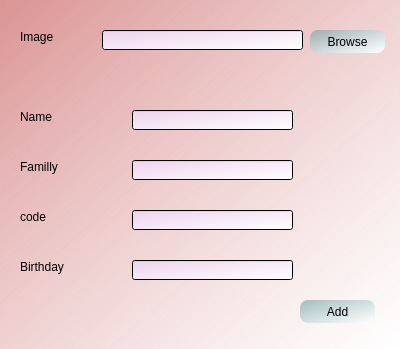
<?xml version="1.0" encoding="UTF-8"?>
<ui version="4.0">
 <class>Dialog</class>
 <widget class="QDialog" name="Dialog">
  <property name="geometry">
   <rect>
    <x>0</x>
    <y>0</y>
    <width>400</width>
    <height>349</height>
   </rect>
  </property>
  <property name="windowTitle">
   <string>Dialog</string>
  </property>
  <property name="styleSheet">
   <string notr="true">background-color: qlineargradient(spread:pad, x1:0, y1:0, x2:1, y2:1, stop:0 rgba(210, 123, 123, 145), stop:1 rgba(255, 255, 255, 255));</string>
  </property>
  <widget class="QLineEdit" name="ln_name">
   <property name="geometry">
    <rect>
     <x>132</x>
     <y>110</y>
     <width>161</width>
     <height>20</height>
    </rect>
   </property>
   <property name="styleSheet">
    <string notr="true">
background-color: qlineargradient(spread:pad, x1:0, y1:0, x2:1, y2:1, stop:0 rgba(237, 210, 237, 255), stop:1 rgba(255, 255, 255, 255));</string>
   </property>
  </widget>
  <widget class="QLineEdit" name="ln_familly">
   <property name="geometry">
    <rect>
     <x>132</x>
     <y>160</y>
     <width>161</width>
     <height>20</height>
    </rect>
   </property>
   <property name="styleSheet">
    <string notr="true">
background-color: qlineargradient(spread:pad, x1:0, y1:0, x2:1, y2:1, stop:0 rgba(237, 210, 237, 255), stop:1 rgba(255, 255, 255, 255));</string>
   </property>
  </widget>
  <widget class="QLineEdit" name="ln_code">
   <property name="geometry">
    <rect>
     <x>132</x>
     <y>210</y>
     <width>161</width>
     <height>20</height>
    </rect>
   </property>
   <property name="styleSheet">
    <string notr="true">
background-color: qlineargradient(spread:pad, x1:0, y1:0, x2:1, y2:1, stop:0 rgba(237, 210, 237, 255), stop:1 rgba(255, 255, 255, 255));</string>
   </property>
  </widget>
  <widget class="QPushButton" name="btn_browse">
   <property name="geometry">
    <rect>
     <x>310</x>
     <y>30</y>
     <width>75</width>
     <height>23</height>
    </rect>
   </property>
   <property name="styleSheet">
    <string notr="true">border-color: rgb(217, 75, 75);
border-radius:8px;
background-color: qlineargradient(spread:pad, x1:0, y1:0, x2:1, y2:1, stop:0 rgba(101, 152, 154, 148), stop:1 rgba(255, 255, 255, 255));</string>
   </property>
   <property name="text">
    <string>Browse</string>
   </property>
  </widget>
  <widget class="QLabel" name="label">
   <property name="geometry">
    <rect>
     <x>20</x>
     <y>30</y>
     <width>47</width>
     <height>14</height>
    </rect>
   </property>
   <property name="styleSheet">
    <string notr="true">background-color: qlineargradient(spread:pad, x1:0, y1:0, x2:1, y2:1, stop:1 rgba(0, 0, 0, 0));</string>
   </property>
   <property name="text">
    <string>Image</string>
   </property>
  </widget>
  <widget class="QLabel" name="label_2">
   <property name="geometry">
    <rect>
     <x>20</x>
     <y>110</y>
     <width>47</width>
     <height>14</height>
    </rect>
   </property>
   <property name="styleSheet">
    <string notr="true">background-color: qlineargradient(spread:pad, x1:0, y1:0, x2:1, y2:1, stop:1 rgba(0, 0, 0, 0));</string>
   </property>
   <property name="text">
    <string>Name</string>
   </property>
  </widget>
  <widget class="QLabel" name="label_3">
   <property name="geometry">
    <rect>
     <x>20</x>
     <y>160</y>
     <width>47</width>
     <height>14</height>
    </rect>
   </property>
   <property name="styleSheet">
    <string notr="true">background-color: qlineargradient(spread:pad, x1:0, y1:0, x2:1, y2:1, stop:1 rgba(0, 0, 0, 0));</string>
   </property>
   <property name="text">
    <string>Familly</string>
   </property>
  </widget>
  <widget class="QLabel" name="label_4">
   <property name="geometry">
    <rect>
     <x>20</x>
     <y>210</y>
     <width>47</width>
     <height>14</height>
    </rect>
   </property>
   <property name="styleSheet">
    <string notr="true">background-color: qlineargradient(spread:pad, x1:0, y1:0, x2:1, y2:1, stop:1 rgba(0, 0, 0, 0));</string>
   </property>
   <property name="text">
    <string>code</string>
   </property>
  </widget>
  <widget class="QLabel" name="label_5">
   <property name="geometry">
    <rect>
     <x>20</x>
     <y>260</y>
     <width>47</width>
     <height>14</height>
    </rect>
   </property>
   <property name="styleSheet">
    <string notr="true">background-color: qlineargradient(spread:pad, x1:0, y1:0, x2:1, y2:1, stop:1 rgba(0, 0, 0, 0));</string>
   </property>
   <property name="text">
    <string>Birthday</string>
   </property>
  </widget>
  <widget class="QLineEdit" name="ln_birthday">
   <property name="geometry">
    <rect>
     <x>132</x>
     <y>260</y>
     <width>161</width>
     <height>20</height>
    </rect>
   </property>
   <property name="styleSheet">
    <string notr="true">
background-color: qlineargradient(spread:pad, x1:0, y1:0, x2:1, y2:1, stop:0 rgba(237, 210, 237, 255), stop:1 rgba(255, 255, 255, 255));</string>
   </property>
  </widget>
  <widget class="QPushButton" name="btn_add">
   <property name="geometry">
    <rect>
     <x>300</x>
     <y>300</y>
     <width>75</width>
     <height>23</height>
    </rect>
   </property>
   <property name="styleSheet">
    <string notr="true">border-color: rgb(217, 75, 75);
border-radius:8px;
background-color: qlineargradient(spread:pad, x1:0, y1:0, x2:1, y2:1, stop:0 rgba(101, 152, 154, 148), stop:1 rgba(255, 255, 255, 255));</string>
   </property>
   <property name="text">
    <string>Add</string>
   </property>
  </widget>
  <widget class="QLineEdit" name="ln_img">
   <property name="geometry">
    <rect>
     <x>102</x>
     <y>30</y>
     <width>201</width>
     <height>20</height>
    </rect>
   </property>
   <property name="styleSheet">
    <string notr="true">
background-color: qlineargradient(spread:pad, x1:0, y1:0, x2:1, y2:1, stop:0 rgba(237, 210, 237, 255), stop:1 rgba(255, 255, 255, 255));</string>
   </property>
  </widget>
  <widget class="QPushButton" name="btn_camera">
   <property name="geometry">
    <rect>
     <x>170</x>
     <y>60</y>
     <width>75</width>
     <height>51</height>
    </rect>
   </property>
   <property name="styleSheet">
    <string notr="true">border-radius:10px;
background-color: qlineargradient(spread:pad, x1:0, y1:0, x2:1, y2:1, stop:1 rgba(0, 0, 0, 0));</string>
   </property>
   <property name="text">
    <string/>
   </property>
   <property name="icon">
    <iconset>
     <normaloff>C:/Users/Lenovo/Desktop/pic/2055406.png</normaloff>C:/Users/Lenovo/Desktop/pic/2055406.png</iconset>
   </property>
   <property name="iconSize">
    <size>
     <width>50</width>
     <height>50</height>
    </size>
   </property>
  </widget>
 </widget>
 <resources/>
 <connections/>
</ui>
